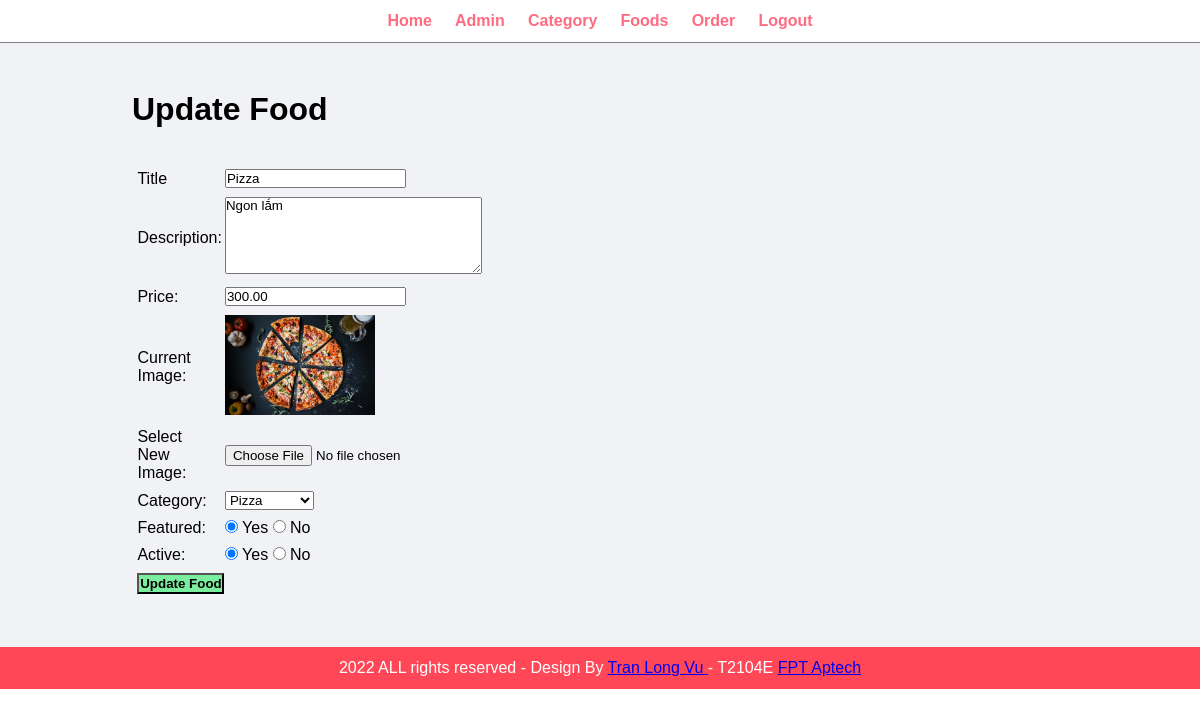
The app's page /admin/update-food.php?id=24&image_name=Food-Name-9392.jpg (signed in) with its own data.
### tables this page shows
CREATE TABLE `tbl_food` (
  `id` int(10) UNSIGNED NOT NULL,
  `title` varchar(100) NOT NULL,
  `description` text NOT NULL,
  `price` decimal(10,2) NOT NULL,
  `image_name` varchar(255) NOT NULL,
  `category_id` int(10) UNSIGNED NOT NULL,
  `featured` varchar(10) NOT NULL,
  `active` varchar(10) NOT NULL
);

CREATE TABLE `tbl_category` (
  `id` int(10) UNSIGNED NOT NULL,
  `title` varchar(100) NOT NULL,
  `image_name` varchar(255) NOT NULL,
  `featured` varchar(10) NOT NULL,
  `active` varchar(10) NOT NULL
);

### admin/update-food.php (the view, shortened to what this page needs)
<?php include('partials/menu.php'); ?>
            <?php
                if(isset($_GET['id']))
                {
                    $id = $_GET['id'];
                    $sql2 = "SELECT * FROM tbl_food WHERE id = $id";
                    $res2 = mysqli_query($conn , $sql2);
                    $row2 = mysqli_fetch_assoc($res2);
                    $title = $row2['title'];
                    $description = $row2['description'];
                    $price = $row2['price'];
                    $current_image = $row2['image_name'];
                    $current_category = $row2['category_id'];
                    $featured = $row2['featured'];
                    $active = $row2['active'];
                }
                else
                {
                    header('location:'.SITEURL.'admin/manage-food.php');
                }
            ?>
<div class="main-content">
    <div class="wrapper">
        <h1>Update Food</h1>
        <br><br>
        <form action="" method="POST" enctype="multipart/form-data">
            <table class="tbl-30">
                <tr>
                    <td>Title</td>
                    <td>
                        <input type="text" name="title" value="<?php echo $title; ?>">
                    </td>
                </tr>
                <tr>
                    <td>Description: </td>
                    <td>
                        <textarea name="description" id="" cols="30" rows="5"><?php echo $description; ?></textarea>
                    </td>
                </tr>
                <tr>
                    <td>Price: </td>
                    <td>
                        <input type="number" name="price" value="<?php echo $price; ?>">
                    </td>
                </tr>
                <tr>
                    <td>Current Image: </td>
                    <td>
                        <?php
                            if($current_image == "")
                            {
                                echo "<div class='error'>Image not Available</div>";
                            }
                            else
                            {
                                ?>
                                <img src="<?php echo SITEURL; ?>images/food/<?php echo $current_image; ?>" width='150px'>
                                <?php
                            }
                        ?>
                    </td>
                </tr>
                <tr>
                    <td>Select New Image: </td>
                    <td>
                        <input type="file" name="image">
                    </td>
                </tr>
                <tr>
                    <td>Category: </td>
                    <td>
                        <select name="category" id="">
                            <?php
                                $sql = "SELECT * FROM tbl_category WHERE active='Yes'";
                                $res = mysqli_query($conn , $sql);
                                $count = mysqli_num_rows($res);
                                if($count > 0)
                                {
                                    while($row = mysqli_fetch_assoc($res))
                                    {
                                        $category_title = $row['title'];
                                        $category_id = $row['id'];
                                        ?>
                                            <option <?php if($current_category == $category_id){echo "selected";} ?> value="<?php echo $category_id;?>"><?php echo $category_title; ?></option>
                                        <?php
                                    }
                                }
                                else
                                {
                                    echo "<option value='0'>Category not available</option>";
                                }
                            ?>
                        </select>
                    </td>
                </tr>
                <tr>
                    <td>Featured: </td>
                    <td>
                        <input <?php if($featured == "Yes"){echo "checked";} ?> type="radio" name="featured" value="Yes"> Yes
                        <input <?php if($featured == "No"){echo "checked";} ?> type="radio" name="featured" value="No"> No
                    </td>
                </tr>
                <tr>
                    <td>Active: </td>
                    <td>
                        <input <?php if($active == "Yes"){echo "checked";} ?> type="radio" name="active" value="Yes"> Yes
                        <input <?php if($active == "No"){echo "checked";} ?> type="radio" name="active" value="No"> No
                    </td>
                </tr>
                <tr>
                    <td>
                        <input type="submit" name="submit" value="Update Food" class="btn-secondary">
                    </td>
                </tr>
            </table>
        </form>
    </div>
</div>
<?php
    include('partials/footer.php');
 ?>

### css/admin.css (style rules this page uses)
* { margin: 0; padding: 0; box-sizing: border-box; font-family: Arial, Helvetica, sans-serif; }
.wrapper { padding: 1%; width: 80%; margin: 0 auto; }
.tbl-30 { width: 30%; }
table tr td { padding: 1%; }
.btn-secondary { background-color: #7bed9f; padding: 1%; color: black; text-decoration: none; font-weight: bold; }
.main-content { background-color: #f1f2f6; padding: 3% 0; }

### records on screen
tbl_food: title "Pizza", description "Ngon lắm", price "300.00", image_name (picture), category "Pizza", featured "☑", active "☑"
